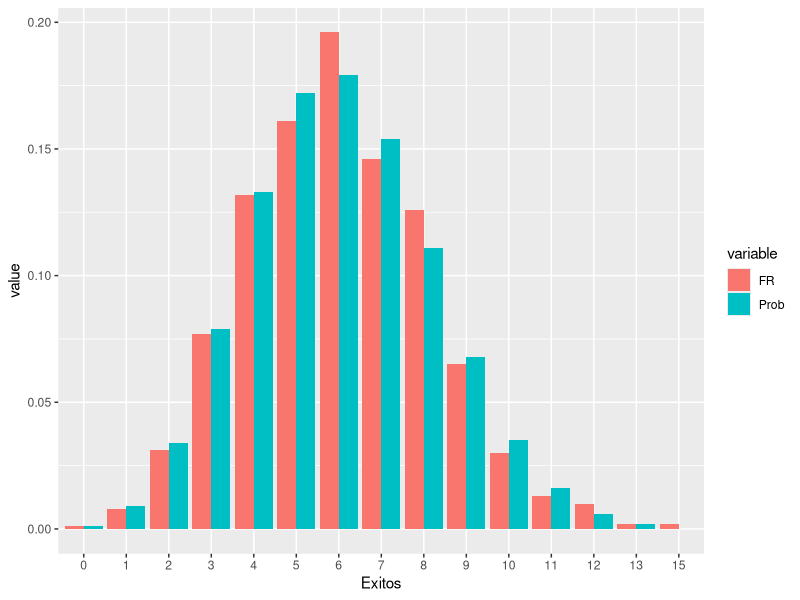
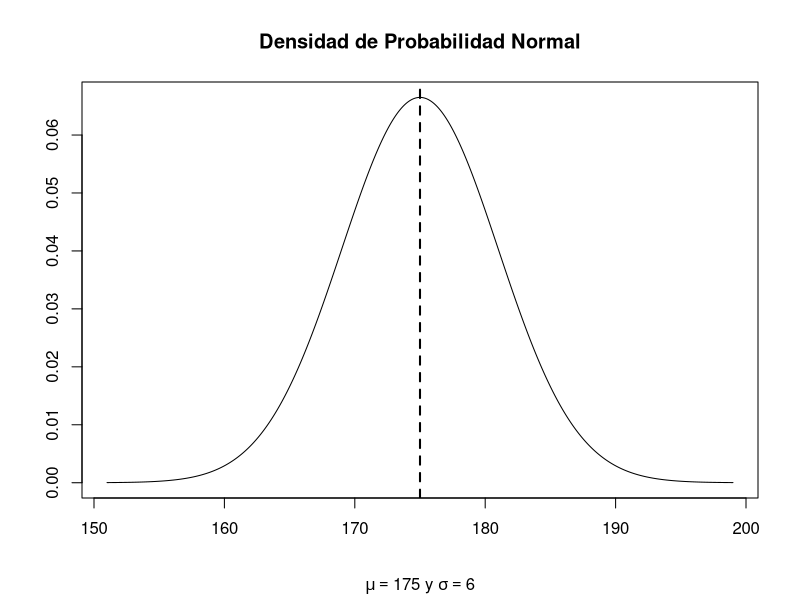
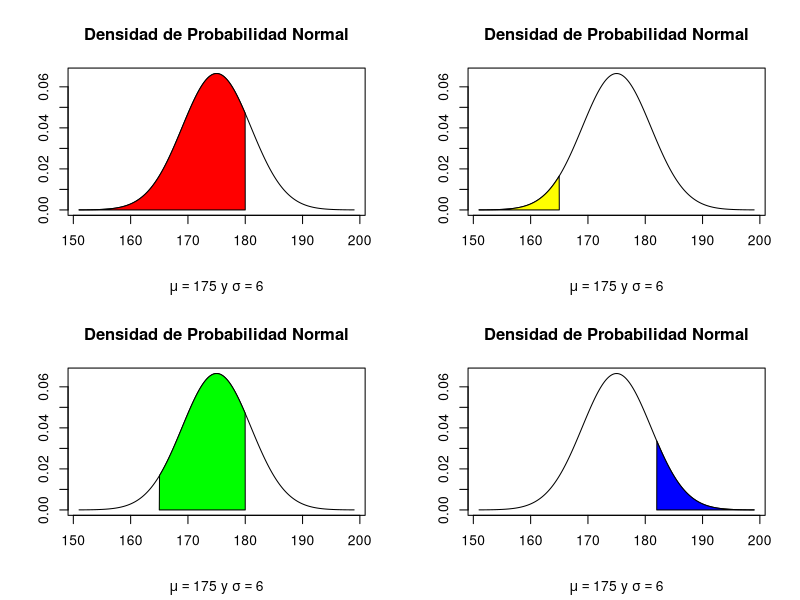
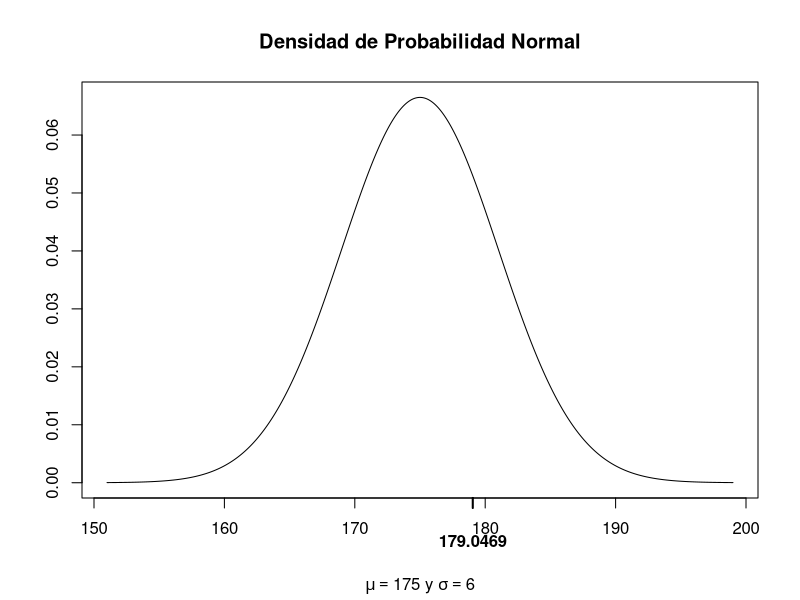
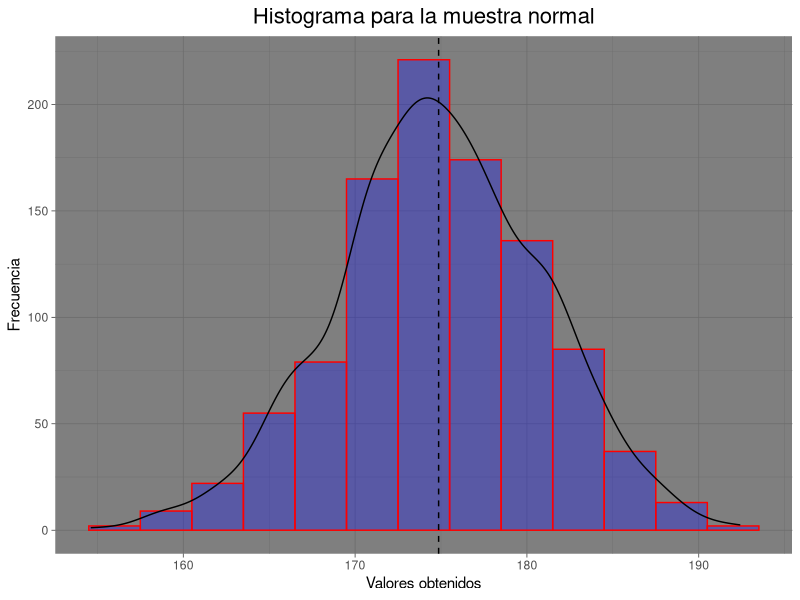
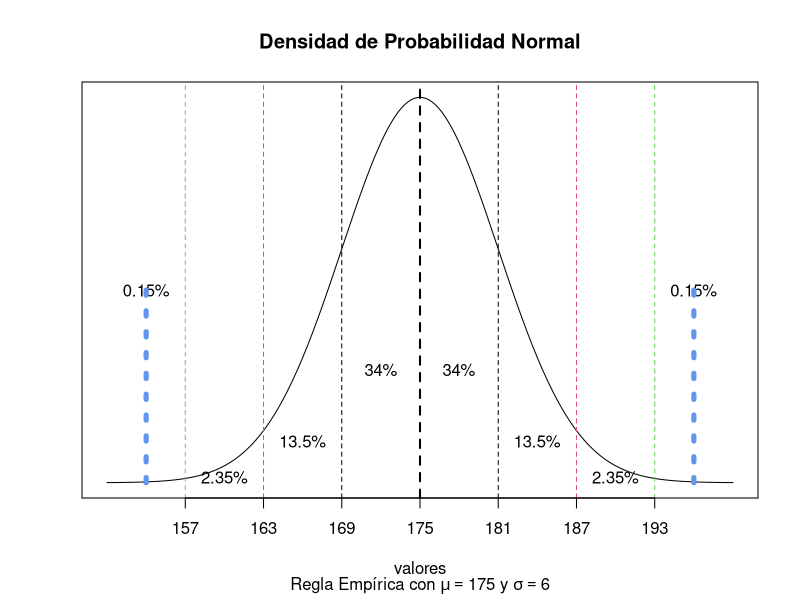
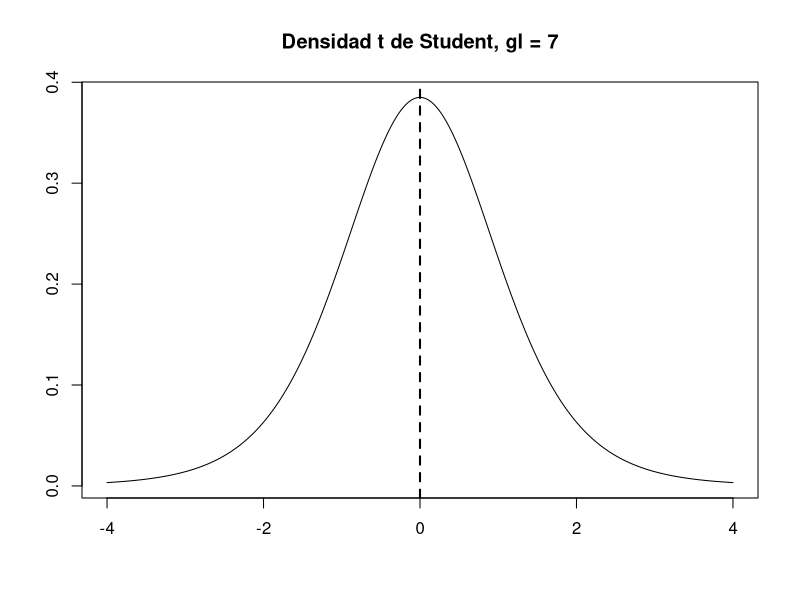
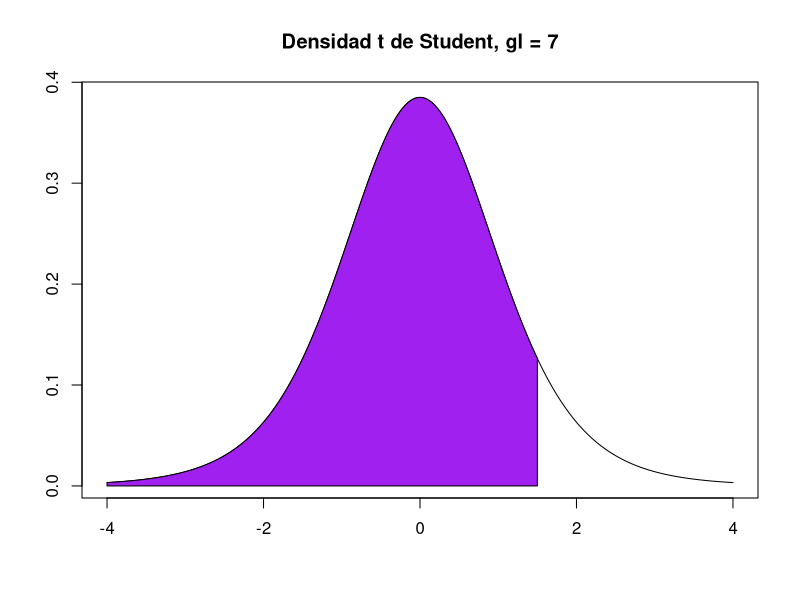

Recreate these plots in R, in order.
# Distribuciones binomial, normal y t de Student

library(ggplot2)
install.packages("reshape2")
library(reshape2)

# Distribución binomial

# En `R` para calcular valores de las funciones de probabilidad, distribución 
# o cuantiles de la distribución binomial (discreta), usamos las funciones dbinom,
# pbinom y  qbinom respectivamente. Para generar muestras aleatorias de esta
# distribución utilizamos la función rbinom.

# Consideremos un experimento binomial con n = 30 pruebas 
# idénticas e independientes, en donde la probabilidad de éxito en cada prueba
# es p = 0.2 (parámetros n = 30 y p = 0.2)

#### Función de probabilidad

# Para obtener P(X = 20), es decir, la probabilidad de observar
# 20 éxitos exactamente, en `R` ejecutamos

dbinom(x = 20, size = 30, prob = 0.2)

#### Función de distribución

# Para obtener P(X <= 20), es decir, la probabilidad de observar
# a lo más 20 éxitos, en `R` corremos

pbinom(q = 20, size = 30, prob = 0.2)

# Para encontrar el valor más pequeño b tal que P(X <= b) >= 0.35,
# es decir, el cuantil de orden 0.35, usamos

#### Cuantiles

qbinom(p = 0.35, size = 30, prob = 0.2) # b = 5

pbinom(q = 4, size = 30, prob = 0.2) # P(X <= 4) = 0.2552 < 0.35
pbinom(q = 5, size = 30, prob = 0.2) # P(X <= 5) = 0.4275 >= 0.35
pbinom(q = 6, size = 30, prob = 0.2) # P(X <= 6) = 0.6070 >= 0.35

#### Muestras aleatorias

# Para obtener una muestra aleatoria de tamaño n = 1000, de la
# distribución binomial con parámetros como especificamos,
# hacemos

set.seed(4857) # Establecemos una semilla, para poder reproducir la muestra en el futuro
muestra <- rbinom(n = 1000, size = 30, prob = 0.2)
length(muestra); muestra[1:3]

# Podemos observar las frecuencias absolutas de los distintos valores
# obtenidos

as.data.frame(table(muestra))

# También podemos observar las frecuencias relativas

(df1 <- as.data.frame(table(muestra)/length(muestra)))

valg <- as.character(df1$muestra) # distintos valores generados por rbinom
(valg <- as.numeric(valg)) # Convertimos a números

# Las frecuencias relativas son muy parecidas a las siguientes probabilidades

(v1 <- round(sapply(valg, dbinom, size = 30, p = 0.2), 3))

# Combinamos df1 y v1 en un único data frame

(df2 <- cbind(df1, v1))
(names(df2) <- c("Exitos", "FR", "Prob"))

(df2 <- melt(df2)) # función del paquete reshape2

# Las frecuencias relativas son muy parecidas a las probabilidades.

ggplot(df2, aes(x = Exitos, y = value, fill = variable)) + 
  geom_bar (stat="identity", position = "dodge") # Funciones del paquete ggplot2

# Distribución normal

# En `R` para calcular valores de las funciones de densidad, distribución 
# o cuantiles de la distribución normal (continua), usamos las funciones dnorm,
# pnorm y  qnorm respectivamente. Para generar muestras aleatorias de esta
# distribución utilizamos la función rnorm.

# Consideremos una variable aleatoria (v.a.) X que se distribuye como normal
# con media 175 y desviación estándar 6 (parámetros mu = 175 y sigma = 6)

#### Función de densidad

x <- seq(-4, 4, 0.01)*6 + 175 # Algunos posibles valores que puede tomar la v.a. X (mínimo: mu-4sigma, máximo: mu+4sigma)
y <- dnorm(x, mean = 175, sd = 6) # Valores correspondientes de la función de densidad de probabilidad

plot(x, y, type = "l", xlab = "", ylab = "")
title(main = "Densidad de Probabilidad Normal", sub = expression(paste(mu == 175, " y ", sigma == 6)))
abline(v = 175, lwd = 2, lty = 2) # La media es 175 

#### Función de distribución

# Para obtener P(X <= 180), es decir, la probabilidad de que X tome un valor
# menor o igual a 180, ejecutamos

pnorm(q = 180, mean = 175, sd = 6)

par(mfrow = c(2, 2))
# Observemos la región que corresponde a esta probabilidad en la siguiente gráfica en color rojo

plot(x, y, type = "l", xlab = "", ylab = "")
title(main = "Densidad de Probabilidad Normal", sub = expression(paste(mu == 175, " y ", sigma == 6)))

polygon(c(min(x), x[x<=180], 180), c(0, y[x<=180], 0), col="red")

# Para obtener P(X <= 165), es decir, la probabilidad de que X tome un valor
# menor o igual a 165, ejecutamos

pnorm(q = 165, mean = 175, sd = 6)

# Observemos la región que corresponde a esta probabilidad en la siguiente gráfica en color amarillo

plot(x, y, type = "l", xlab = "", ylab = "")
title(main = "Densidad de Probabilidad Normal", sub = expression(paste(mu == 175, " y ", sigma == 6)))

polygon(c(min(x), x[x<=165], 165), c(0, y[x<=165], 0), col="yellow")

# Para obtener P(165 <= X <= 180), es decir, la probabilidad de que X tome un valor
# mayor o igual a 165 y menor o igual a 180, debemos correr

pnorm(q = 180, mean = 175, sd = 6) - pnorm(q = 165, mean = 175, sd = 6)

# Observemos la región que corresponde a esta probabilidad en la siguiente gráfica en color verde

plot(x, y, type = "l", xlab="", ylab="")
title(main = "Densidad de Probabilidad Normal", sub = expression(paste(mu == 175, " y ", sigma == 6)))

polygon(c(165, x[x>=165 & x<=180], 180), c(0, y[x>=165 & x<=180], 0), col="green")

# Para obtener P(X >= 182), es decir, la probabilidad de que X tome un valor
# mayor o igual a 182, una alternativa es 

pnorm(q = 182, mean = 175, sd = 6, lower.tail = FALSE)

# Observemos la región que corresponde a esta probabilidad en la siguiente gráfica en color azul

plot(x, y, type = "l", xlab="", ylab="")
title(main = "Densidad de Probabilidad Normal", sub = expression(paste(mu == 175, " y ", sigma == 6)))

polygon(c(182, x[x>=182], max(x)), c(0, y[x>=182], 0), col="blue")

dev.off() # Para mostrar solo una gráfica

#### Cuantiles

# Para encontrar el número b, tal que P(X <= b) = 0.75, es decir,
# el cuantil de orden 0.75, ejecutamos

(b <- qnorm(p = 0.75, mean = 175, sd = 6)) 

# Comprobamos

pnorm(b, 175, 6)

# El cuantil se encuentra en el eje de medición (eje horizontal)

plot(x, y, type = "l", xlab="", ylab="")
title(main = "Densidad de Probabilidad Normal", sub = expression(paste(mu == 175, " y ", sigma == 6)))

axis(side = 1, at = b, font = 2, padj = 1, lwd = 2)

#### Muestras aleatorias

# Para generar una muestra aleatoria de tamaño n = 1000 de la v.a. X
# corremos la siguiente instrucción

set.seed(7563) # Para poder reproducir la muestra en el futuro
muestra <- rnorm(n = 1000, mean = 175, sd = 6)
length(muestra); mdf <- as.data.frame(muestra)
tail(mdf)

# Observamos que el histograma de la muestra generada tiene forma de campana
# Similar a la densidad de una normal

ggplot(mdf, aes(muestra)) + 
  geom_histogram(colour = 'red', 
                 fill = 'blue',
                 alpha = 0.3, # Intensidad del color fill
                 binwidth = 3) + 
  geom_density(aes(y = 3*..count..))+
  geom_vline(xintercept = mean(mdf$muestra), linetype="dashed", color = "black") + 
  ggtitle('Histograma para la muestra normal') + 
  labs(x = 'Valores obtenidos', y = 'Frecuencia')+
  theme_dark() +
  theme(plot.title = element_text(hjust = 0.5, size = 16))  

#### Regla empírica

mean <- 175; sd <- 6
x <- seq(mean-4*sd, mean+4*sd, 0.01)
y <- dnorm(x, mean, sd)
plot(x, y, type = "l", xlab="valores", ylab = "", xaxt = "n", yaxt = "n")
title(main = "Densidad de Probabilidad Normal", sub = expression(paste("Regla Empírica con ", mu == 175, " y ", sigma == 6)))
abline(v=mean, lty = 2, lwd = 2)
for(k in c(-3, -2, -1, 1, 2, 3)) abline(v = mean+k*sd, lty = 2, col = abs(k))
ps <- c(mean - 3*sd, mean - 2*sd, mean - sd, mean, mean + sd, mean + 2*sd, mean + 3*sd)
axis(side = 1, at = ps)
x0 <- NULL
for(i in 1:length(ps)-1) x0 <- c(x0, (ps[i]+ps[i+1])/2)
y0 <- dnorm(x0, mean, sd)*1/3
text(x = x0, y = y0, labels = c("2.35%", "13.5%", "34%", "34%", "13.5%", "2.35%"))
x1 <- (x[1]+ps[1])/2; y1 <- dnorm(mean, mean, sd)*1/2
xf <- (x[length(x)]+ps[length(ps)])/2; yf <- dnorm(mean, mean, sd)*1/2
text(x = c(x1, xf), y = c(y1, yf), labels = c("0.15%", "0.15%"))
segments(x0 = x1, y0 = 0, x1 = x1, y1 = y1,               # Draw one line as in Example 1
         col = "cornflowerblue",                               # Color of line
         lwd = 5,                                              # Thickness of line
         lty = "dotted")     
segments(x0 = xf, y0 = 0, x1 = xf, y1 = yf,               
         col = "cornflowerblue",                               
         lwd = 5,                                              
         lty = "dotted")     

# Distribución t de Student

# En `R` para calcular valores de las funciones de densidad, distribución 
# o cuantiles de la distribución t de Student (continua), usamos las funciones dt,
# pt y  qt respectivamente. Para generar muestras aleatorias de esta
# distribución utilizamos la función rt.

# Consideremos una variable aleatoria (v.a.) T que se distribuye como t
# de Student con 7 grados de libertad (gl) (parámetro gl = 7)

#### Función de densidad

x <- seq(-4, 4, 0.01) # Algunos valores que puede tomar la v.a. T con 7 gl
y <- dt(x, df = 7) # Valores correspondientes de la densidad t de Student con 7 gl
plot(x, y, type = "l", main = "Densidad t de Student, gl = 7", xlab="", ylab="")
abline(v = 0, lwd=2, lty=2)

#### Función de distribución

# Para encontrar P(T <= 1.5), ejecutamos la siguiente instrucción

pt(q = 1.5, df = 7)

# Observemos la región que corresponde a esta probabilidad en la siguiente gráfica

plot(x, y, type = "l", main = "Densidad t de Student, gl = 7", xlab="", ylab="")
polygon(c(min(x), x[x<=1.5], 1.5), c(0, y[x<=1.5], 0), col="purple")

# Para encontrar P(T >= 2), ejecutamos

pt(q = 2, df = 7, lower.tail = FALSE)

# Observemos la región que corresponde a esta probabilidad en la siguiente gráfica

plot(x, y, type = "l", main = "Densidad t de Student, gl = 7", xlab="", ylab="")

polygon(c(2, x[x>=2], max(x)), c(0, y[x>=2], 0), col="orange")

#### Cuantiles

# Para encontrar el número d tal que P(T <= d) = 0.025, es decir, 
# el cuantil de orden 0.025, corremos la siguiente instrucción

(d <- qt(p = 0.025, df = 7))

# comprobamos

pt(q = d, df = 7)

# Mostramos el cuantil contrado en el eje de medición (eje horizonta)

plot(x, y, type = "l", main = "Densidad t de Student, gl = 7", xlab="", ylab="")
axis(side = 1, at = d, font = 2, padj = 1, lwd = 2)

#### Muestras aleatorias

# Para generar una muestra aleatoria de tamaño n = 1000 de la v.a. T
# corremos la siguiente instrucción

set.seed(777) # Para poder reproducir la muestra en el futuro
muestra <- rt(n = 1000, df = 7)
length(muestra); mdf <- as.data.frame(muestra)
tail(mdf)

# Observamos que el histograma de la muestra generada tiene forma de campana
# similar a la densidad t de Student

ggplot(mdf, aes(muestra)) + 
  geom_histogram(colour = 'green', 
                 fill = 'orange',
                 alpha = 0.7, # Intensidad del color fill
                 binwidth = 0.5) + 
  geom_density(aes(y = 0.5*..count..))+
  geom_vline(xintercept = mean(mdf$muestra), linetype="dashed", color = "black") + 
  ggtitle('Histograma para la muestra t de Student') + 
  labs(x = 'Valores obtenidos', y = 'Frecuencia')+
  theme_light() +
  theme(plot.title = element_text(hjust = 0.5, size = 16))  

